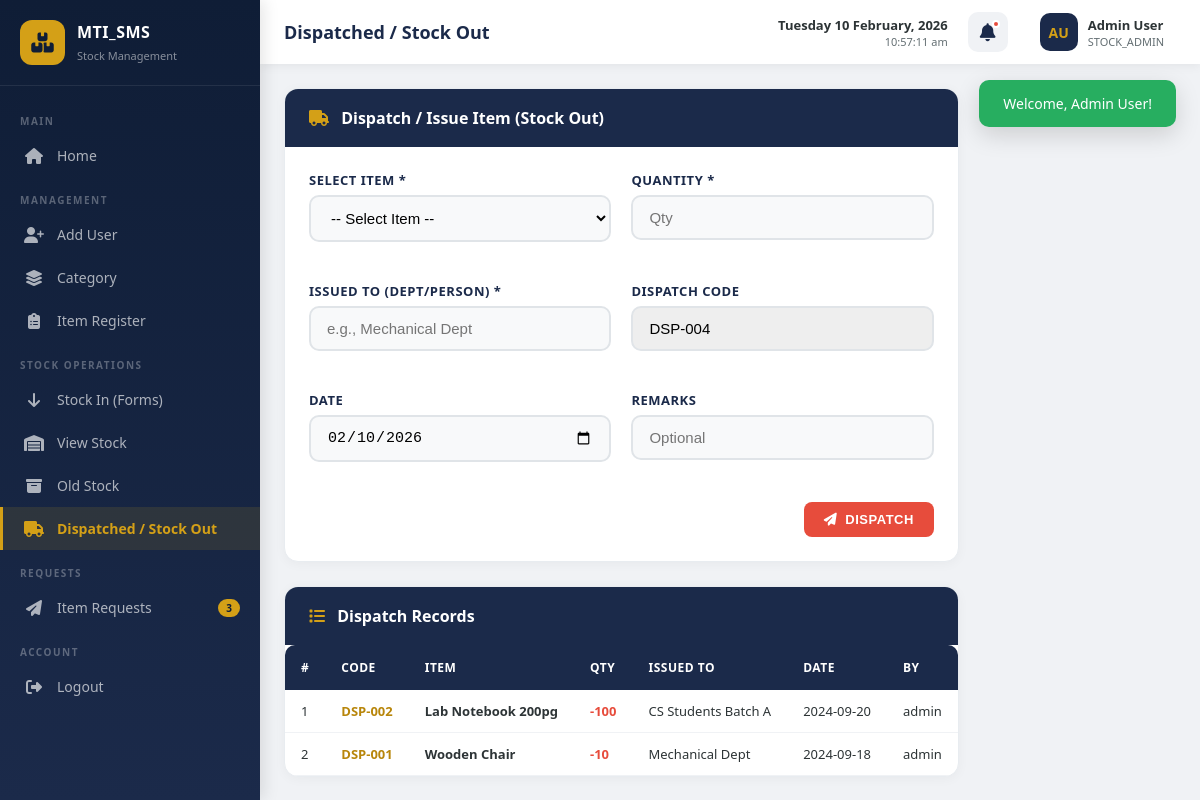
/dispatched.php (signed in), run on the app's committed database.
### tables this page shows
CREATE TABLE `dispatch_counter` (
  `id` INT(11) NOT NULL AUTO_INCREMENT,
  `counter_value` INT(11) NOT NULL DEFAULT 0,
  PRIMARY KEY (`id`)
);

CREATE TABLE `stock_out_logs` (
  `id` INT(11) NOT NULL AUTO_INCREMENT,
  `item_id` INT(11) NOT NULL,
  `qty` INT(11) NOT NULL,
  `issued_to` VARCHAR(200) NOT NULL,
  `dispatch_code` VARCHAR(50) NOT NULL,
  `log_date` DATE NOT NULL,
  `remarks` TEXT,
  `created_by` VARCHAR(50) NOT NULL,
  `created_at` TIMESTAMP NOT NULL DEFAULT CURRENT_TIMESTAMP,
  PRIMARY KEY (`id`),
  UNIQUE KEY `uk_dispatch_code` (`dispatch_code`),
  KEY `idx_item_id` (`item_id`),
  KEY `idx_log_date` (`log_date`),
  KEY `idx_created_by` (`created_by`),
  CONSTRAINT `fk_stockout_item` FOREIGN KEY (`item_id`) REFERENCES `items` (`id`) ON UPDATE CASCADE
);

CREATE TABLE `items` (
  `id` INT(11) NOT NULL AUTO_INCREMENT,
  `name` VARCHAR(200) NOT NULL,
  `category_id` INT(11) NOT NULL,
  `subcategory_id` INT(11) DEFAULT NULL,
  `department` VARCHAR(100) DEFAULT NULL,
  `quantity` INT(11) NOT NULL DEFAULT 0,
  `description` TEXT,
  `entry_date` DATE DEFAULT NULL,
  `created_at` TIMESTAMP NOT NULL DEFAULT CURRENT_TIMESTAMP,
  `updated_at` TIMESTAMP NOT NULL DEFAULT CURRENT_TIMESTAMP ON UPDATE CURRENT_TIMESTAMP,
  PRIMARY KEY (`id`),
  KEY `idx_category` (`category_id`),
  KEY `idx_subcategory` (`subcategory_id`),
  KEY `idx_department` (`department`),
  KEY `idx_quantity` (`quantity`),
  CONSTRAINT `fk_item_category` FOREIGN KEY (`category_id`) REFERENCES `categories` (`id`) ON UPDATE CASCADE,
  CONSTRAINT `fk_item_subcategory` FOREIGN KEY (`subcategory_id`) REFERENCES `subcategories` (`id`) ON UPDATE CASCADE
);

### config/database.php (called while the page is built, shortened)
<?php
class Database {
    private static $instance = null;
    private $conn;
    private function __construct() {
        try {
            $dsn = "mysql:host=" . DB_HOST . ";dbname=" . DB_NAME . ";charset=" . DB_CHARSET;
            $options = array(
                PDO::ATTR_ERRMODE => PDO::ERRMODE_EXCEPTION,
                PDO::ATTR_DEFAULT_FETCH_MODE => PDO::FETCH_ASSOC,
                PDO::ATTR_EMULATE_PREPARES => false
            );
            $this->conn = new PDO($dsn, DB_USER, DB_PASS, $options);
        } catch (PDOException $e) {
            die("Database Connection Failed: " . $e->getMessage());
        }
    }
    public static function getInstance() {
        if (self::$instance === null) {
            self::$instance = new self();
        }
        return self::$instance;
    }
    public function getConnection() {
        return $this->conn;
    }
}
function getDB() {
    return Database::getInstance()->getConnection();
}
function dbQuery($sql, $params = array()) {
    $db = getDB();
    $stmt = $db->prepare($sql);
    $stmt->execute($params);
    return $stmt;
}
function dbFetchAll($sql, $params = array()) {
    return dbQuery($sql, $params)->fetchAll();
}
function dbFetchOne($sql, $params = array()) {
    return dbQuery($sql, $params)->fetch();
}
?>

### dispatched.php (the view, shortened to what this page needs)
<?php
require_once 'config/database.php';
$logs = dbFetchAll("SELECT sol.*, i.name as item_name
    FROM stock_out_logs sol
    LEFT JOIN items i ON sol.item_id = i.id
    ORDER BY sol.id DESC LIMIT 50");
$counter = dbFetchOne("SELECT counter_value FROM dispatch_counter WHERE id = 1");
$nextCode = 'DSP-' . str_pad($counter['counter_value'] + 1, 3, '0', STR_PAD_LEFT);
require_once 'includes/header.php';
?>
<div class="card mb-24">
    <div class="card-header">
        <h3><i class="fas fa-truck" style="color: var(--mustard); margin-right: 8px;"></i> Dispatch / Issue Item (Stock Out)</h3>
    </div>
    <div class="card-body">
        <form method="POST" action="">
            <div class="form-grid">
                <div class="form-group">
                    <label>Select Item *</label>
                    <select name="item_id" required>
                        <option value="">-- Select Item --</option>
                    </select>
                </div>
                <div class="form-group">
                    <label>Quantity *</label>
                    <input type="number" name="qty" placeholder="Qty" min="1" required>
                </div>
                <div class="form-group">
                    <label>Issued To (Dept/Person) *</label>
                    <input type="text" name="issued_to" placeholder="e.g., Mechanical Dept" required>
                </div>
                <div class="form-group">
                    <label>Dispatch Code</label>
                    <input type="text" value="<?php echo $nextCode; ?>" readonly style="background: #eee;">
                </div>
                <div class="form-group">
                    <label>Date</label>
                    <input type="date" name="log_date" value="<?php echo date('Y-m-d'); ?>">
                </div>
                <div class="form-group">
                    <label>Remarks</label>
                    <input type="text" name="remarks" placeholder="Optional">
                </div>
                <div class="full-width text-right">
                    <button type="submit" class="btn btn-danger"><i class="fas fa-paper-plane"></i> Dispatch</button>
                </div>
            </div>
        </form>
    </div>
</div>
<div class="card">
    <div class="card-header">
        <h3><i class="fas fa-list" style="color: var(--mustard); margin-right: 8px;"></i> Dispatch Records</h3>
    </div>
    <div class="card-body p-0 overflow-x-auto">
        <table class="data-table">
            <thead>
                <tr>
                    <th>#</th>
                    <th>Code</th>
                    <th>Item</th>
                    <th>Qty</th>
                    <th>Issued To</th>
                    <th>Date</th>
                    <th>By</th>
                </tr>
            </thead>
            <tbody>
                <?php foreach ($logs as $i => $log): ?>
                <tr>
                    <td><?php echo $i + 1; ?></td>
                    <td><strong class="dispatch-code"><?php echo htmlspecialchars($log['dispatch_code']); ?></strong></td>
                    <td><strong><?php echo htmlspecialchars($log['item_name']); ?></strong></td>
                    <td><span class="qty-remove">-<?php echo $log['qty']; ?></span></td>
                    <td><?php echo htmlspecialchars($log['issued_to']); ?></td>
                    <td><?php echo $log['log_date']; ?></td>
                    <td><?php echo htmlspecialchars($log['created_by']); ?></td>
                </tr>
                <?php endforeach; ?>
            </tbody>
        </table>
    </div>
</div>
<?php require_once 'includes/footer.php'; ?>

### assets/css/style.css (style rules this page uses)
:root { --navy: #1B2A4A; --navy-dark: #0F1D36; --navy-light: #2C3E6B; --mustard: #D4A017; --mustard-light: #E8B92F; --mustard-dark: #B8860B; --grey-bg: #F0F2F5; --white: #FFFFFF; --dark-text: #2D3436; --light-text: #636E72; }
* { margin: 0; padding: 0; box-sizing: border-box; }
body { font-family: 'Segoe UI', Tahoma, Geneva, Verdana, sans-serif; background: var(--grey-bg); color: var(--dark-text); }
.form-group { margin-bottom: 20px; }
.form-group label { display: block; font-size: 13px; font-weight: 600; color: var(--navy); margin-bottom: 6px; text-transform: uppercase; letter-spacing: 0.5px; }
.form-group input, .form-group select, .form-group textarea { width: 100%; padding: 12px 16px; border: 2px solid #E0E4E8; border-radius: 10px; font-size: 15px; transition: all 0.3s; outline: none; background: #F8F9FA; }
.card { background: var(--white); border-radius: 14px; box-shadow: 0 2px 12px rgba(0,0,0,0.04); border: 1px solid #E8ECF0; overflow: hidden; }
.card-header { padding: 18px 24px; background: var(--navy); color: var(--white); display: flex; align-items: center; justify-content: space-between; }
.card-header h3 { font-size: 16px; font-weight: 600; }
.card-body { padding: 24px; }
.btn { padding: 10px 20px; border: none; border-radius: 8px; font-size: 13px; font-weight: 600; cursor: pointer; transition: all 0.2s; display: inline-flex; align-items: center; gap: 8px; text-transform: uppercase; letter-spacing: 0.5px; text-decoration: none; }
.btn-danger { background: #E74C3C; color: var(--white); }
.data-table { width: 100%; border-collapse: separate; border-spacing: 0; }
.data-table thead th { background: var(--navy); color: var(--white); padding: 14px 16px; text-align: left; font-size: 12px; text-transform: uppercase; letter-spacing: 0.5px; font-weight: 600; }
.data-table thead th:first-child { border-radius: 10px 0 0 0; }
.data-table thead th:last-child { border-radius: 0 10px 0 0; }
.data-table tbody td { padding: 12px 16px; border-bottom: 1px solid #F0F2F5; font-size: 13px; color: var(--dark-text); }
.form-grid { display: grid; grid-template-columns: 1fr 1fr; gap: 20px; }
.form-grid .full-width { grid-column: 1 / -1; }
.qty-remove { color: #E74C3C; font-weight: 700; }
.dispatch-code { color: var(--mustard-dark); font-weight: 700; }
.text-right { text-align: right; }
.mb-24 { margin-bottom: 24px; }
.p-0 { padding: 0; }
.overflow-x-auto { overflow-x: auto; }

### data on the page
dispatch_counter: counter_value "DSP-004"
stock_out_logs: dispatch_code "DSP-002", item.name "Lab Notebook 200pg", qty "100", issued_to "CS Students Batch A", log_date "2024-09-20", created_by "admin"
stock_out_logs: dispatch_code "DSP-001", item.name "Wooden Chair", qty "10", issued_to "Mechanical Dept", log_date "2024-09-18", created_by "admin"

### other printed values
$flash['message'] "Welcome, Admin User!"
$item['label'] "Home"
$item['label'] "Add User"
$item['label'] "Category"
$item['label'] "Item Register"
$item['label'] "Stock In (Forms)"
$item['label'] "View Stock"
$item['label'] "Old Stock"
$item['label'] "Dispatched / Stock Out"
$item['label'] "Item Requests"
$item['badge'] "3"
$pageTitle "Dispatched / Stock Out"
getUserInitials() "AU"
$user['full_name'] "Admin User"
$user['role'] "STOCK_ADMIN"
